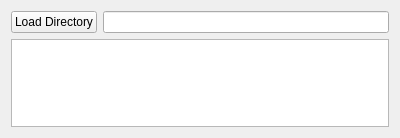
<?xml version="1.0" encoding="UTF-8"?>
<ui version="4.0">
 <class>Form</class>
 <widget class="QWidget" name="Form">
  <property name="geometry">
   <rect>
    <x>0</x>
    <y>0</y>
    <width>400</width>
    <height>138</height>
   </rect>
  </property>
  <property name="windowTitle">
   <string>Form</string>
  </property>
  <layout class="QGridLayout" name="gridLayout">
   <item row="0" column="0">
    <widget class="QPushButton" name="load_directory_btn">
     <property name="text">
      <string>Load Directory</string>
     </property>
    </widget>
   </item>
   <item row="0" column="1">
    <widget class="QLineEdit" name="selected_directory">
     <property name="readOnly">
      <bool>true</bool>
     </property>
    </widget>
   </item>
   <item row="1" column="0" colspan="2">
    <widget class="QListWidget" name="image_list"/>
   </item>
  </layout>
 </widget>
 <resources/>
 <connections/>
</ui>
